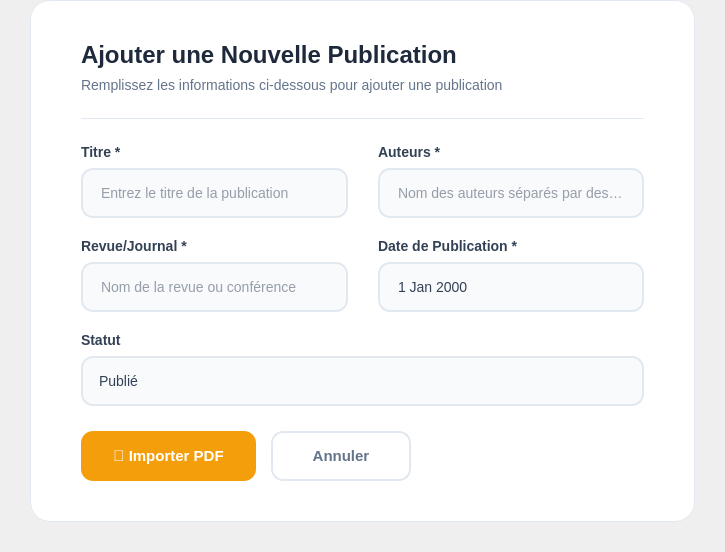
            <widget class="QWidget" name="SR_pageAjout">
             <layout class="QVBoxLayout" name="SR_verticalLayoutAjout">
              <property name="spacing">
               <number>0</number>
              </property>
              <property name="leftMargin">
               <number>30</number>
              </property>
              <property name="topMargin">
               <number>0</number>
              </property>
              <property name="rightMargin">
               <number>30</number>
              </property>
              <property name="bottomMargin">
               <number>30</number>
              </property>
              <item>
               <widget class="QFrame" name="SR_formFrame">
                <property name="styleSheet">
                 <string notr="true">background-color: white;
border-radius: 20px;
border: 1px solid #e2e8f0;</string>
                </property>
                <property name="frameShape">
                 <enum>QFrame::Shape::NoFrame</enum>
                </property>
                <layout class="QVBoxLayout" name="SR_verticalLayoutForm">
                 <property name="spacing">
                  <number>25</number>
                 </property>
                 <property name="leftMargin">
                  <number>50</number>
                 </property>
                 <property name="topMargin">
                  <number>40</number>
                 </property>
                 <property name="rightMargin">
                  <number>50</number>
                 </property>
                 <property name="bottomMargin">
                  <number>40</number>
                 </property>
                 <item>
                  <layout class="QVBoxLayout" name="SR_verticalLayoutFormTitle">
                   <property name="spacing">
                    <number>8</number>
                   </property>
                   <item>
                    <widget class="QLabel" name="SR_formTitle">
                     <property name="styleSheet">
                      <string notr="true">color: #1e293b;
font-size: 24px;
font-weight: 700;
background: transparent;
border: none;</string>
                     </property>
                     <property name="text">
                      <string>Ajouter une Nouvelle Publication</string>
                     </property>
                    </widget>
                   </item>
                   <item>
                    <widget class="QLabel" name="SR_formSubtitle">
                     <property name="styleSheet">
                      <string notr="true">color: #64748b;
font-size: 14px;
background: transparent;
border: none;</string>
                     </property>
                     <property name="text">
                      <string>Remplissez les informations ci-dessous pour ajouter une publication</string>
                     </property>
                    </widget>
                   </item>
                  </layout>
                 </item>
                 <item>
                  <widget class="QFrame" name="SR_lineFrame">
                   <property name="minimumSize">
                    <size>
                     <width>0</width>
                     <height>1</height>
                    </size>
                   </property>
                   <property name="maximumSize">
                    <size>
                     <width>16777215</width>
                     <height>1</height>
                    </size>
                   </property>
                   <property name="styleSheet">
                    <string notr="true">background-color: #e2e8f0;
border: none;</string>
                   </property>
                   <property name="frameShape">
                    <enum>QFrame::Shape::NoFrame</enum>
                   </property>
                  </widget>
                 </item>
                 <item>
                  <layout class="QGridLayout" name="SR_gridLayoutInputs">
                   <property name="horizontalSpacing">
                    <number>30</number>
                   </property>
                   <property name="verticalSpacing">
                    <number>20</number>
                   </property>
                   <item row="0" column="0">
                    <layout class="QVBoxLayout" name="SR_verticalLayoutTitre">
                     <property name="spacing">
                      <number>8</number>
                     </property>
                     <item>
                      <widget class="QLabel" name="SR_labelTitre">
                       <property name="styleSheet">
                        <string notr="true">color: #334155;
font-size: 14px;
font-weight: 600;
background: transparent;
border: none;</string>
                       </property>
                       <property name="text">
                        <string>Titre *</string>
                       </property>
                      </widget>
                     </item>
                     <item>
                      <widget class="QLineEdit" name="SR_lineEditTitre">
                       <property name="minimumSize">
                        <size>
                         <width>0</width>
                         <height>50</height>
                        </size>
                       </property>
                       <property name="styleSheet">
                        <string notr="true">QLineEdit {
    background-color: #f8fafc;
    border: 2px solid #e2e8f0;
    border-radius: 12px;
    padding: 14px 16px;
    font-size: 14px;
    color: #334155;
}
QLineEdit:focus {
    border-color: #3b82f6;
    background-color: white;
}</string>
                       </property>
                       <property name="placeholderText">
                        <string>Entrez le titre de la publication</string>
                       </property>
                      </widget>
                     </item>
                    </layout>
                   </item>
                   <item row="0" column="1">
                    <layout class="QVBoxLayout" name="SR_verticalLayoutAuteurs">
                     <property name="spacing">
                      <number>8</number>
                     </property>
                     <item>
                      <widget class="QLabel" name="SR_labelAuteurs">
                       <property name="styleSheet">
                        <string notr="true">color: #334155;
font-size: 14px;
font-weight: 600;
background: transparent;
border: none;</string>
                       </property>
                       <property name="text">
                        <string>Auteurs *</string>
                       </property>
                      </widget>
                     </item>
                     <item>
                      <widget class="QLineEdit" name="SR_lineEditAuteurs">
                       <property name="minimumSize">
                        <size>
                         <width>0</width>
                         <height>50</height>
                        </size>
                       </property>
                       <property name="styleSheet">
                        <string notr="true">QLineEdit {
    background-color: #f8fafc;
    border: 2px solid #e2e8f0;
    border-radius: 12px;
    padding: 14px 16px;
    font-size: 14px;
    color: #334155;
}
QLineEdit:focus {
    border-color: #3b82f6;
    background-color: white;
}</string>
                       </property>
                       <property name="placeholderText">
                        <string>Nom des auteurs séparés par des virgules</string>
                       </property>
                      </widget>
                     </item>
                    </layout>
                   </item>
                   <item row="1" column="0">
                    <layout class="QVBoxLayout" name="SR_verticalLayoutRevue">
                     <property name="spacing">
                      <number>8</number>
                     </property>
                     <item>
                      <widget class="QLabel" name="SR_labelRevue">
                       <property name="styleSheet">
                        <string notr="true">color: #334155;
font-size: 14px;
font-weight: 600;
background: transparent;
border: none;</string>
                       </property>
                       <property name="text">
                        <string>Revue/Journal *</string>
                       </property>
                      </widget>
                     </item>
                     <item>
                      <widget class="QLineEdit" name="SR_lineEditRevue">
                       <property name="minimumSize">
                        <size>
                         <width>0</width>
                         <height>50</height>
                        </size>
                       </property>
                       <property name="styleSheet">
                        <string notr="true">QLineEdit {
    background-color: #f8fafc;
    border: 2px solid #e2e8f0;
    border-radius: 12px;
    padding: 14px 16px;
    font-size: 14px;
    color: #334155;
}
QLineEdit:focus {
    border-color: #3b82f6;
    background-color: white;
}</string>
                       </property>
                       <property name="placeholderText">
                        <string>Nom de la revue ou conférence</string>
                       </property>
                      </widget>
                     </item>
                    </layout>
                   </item>
                   <item row="1" column="1">
                    <layout class="QVBoxLayout" name="SR_verticalLayoutDate">
                     <property name="spacing">
                      <number>8</number>
                     </property>
                     <item>
                      <widget class="QLabel" name="SR_labelDate">
                       <property name="styleSheet">
                        <string notr="true">color: #334155;
font-size: 14px;
font-weight: 600;
background: transparent;
border: none;</string>
                       </property>
                       <property name="text">
                        <string>Date de Publication *</string>
                       </property>
                      </widget>
                     </item>
                     <item>
                      <widget class="QDateEdit" name="SR_dateEditPublication">
                       <property name="minimumSize">
                        <size>
                         <width>0</width>
                         <height>50</height>
                        </size>
                       </property>
                       <property name="styleSheet">
                        <string notr="true">QDateEdit {
    background-color: #f8fafc;
    border: 2px solid #e2e8f0;
    border-radius: 12px;
    padding: 14px 16px;
    font-size: 14px;
    color: #334155;
}
QDateEdit:focus {
    border-color: #3b82f6;
    background-color: white;
}
QDateEdit::drop-down {
    border: none;
    width: 30px;
}</string>
                       </property>
                       <property name="calendarPopup">
                        <bool>true</bool>
                       </property>
                      </widget>
                     </item>
                    </layout>
                   </item>
                   <item row="2" column="0" colspan="2">
                    <layout class="QVBoxLayout" name="SR_verticalLayoutStatut">
                     <property name="spacing">
                      <number>8</number>
                     </property>
                     <item>
                      <widget class="QLabel" name="SR_labelStatut">
                       <property name="styleSheet">
                        <string notr="true">color: #334155;
font-size: 14px;
font-weight: 600;
background: transparent;
border: none;</string>
                       </property>
                       <property name="text">
                        <string>Statut</string>
                       </property>
                      </widget>
                     </item>
                     <item>
                      <widget class="QComboBox" name="SR_comboBoxStatut">
                       <property name="minimumSize">
                        <size>
                         <width>0</width>
                         <height>50</height>
                        </size>
                       </property>
                       <property name="styleSheet">
                        <string notr="true">QComboBox {
    background-color: #f8fafc;
    border: 2px solid #e2e8f0;
    border-radius: 12px;
    padding: 14px 16px;
    font-size: 14px;
    color: #334155;
}
QComboBox:focus {
    border-color: #3b82f6;
    background-color: white;
}
QComboBox::drop-down {
    border: none;
    width: 30px;
}
QComboBox QAbstractItemView {
    background-color: white;
    border: 1px solid #e2e8f0;
    border-radius: 8px;
    selection-background-color: #eff6ff;
    selection-color: #3b82f6;
    padding: 8px;
}</string>
                       </property>
                       <item>
                        <property name="text">
                         <string>Publié</string>
                        </property>
                       </item>
                       <item>
                        <property name="text">
                         <string>Soumis</string>
                        </property>
                       </item>
                       <item>
                        <property name="text">
                         <string>En révision</string>
                        </property>
                       </item>
                       <item>
                        <property name="text">
                         <string>Accepté</string>
                        </property>
                       </item>
                       <item>
                        <property name="text">
                         <string>Rejeté</string>
                        </property>
                       </item>
                      </widget>
                     </item>
                    </layout>
                   </item>
                  </layout>
                 </item>
                 <item>
                  <layout class="QHBoxLayout" name="SR_horizontalLayoutFormButtons">
                   <property name="spacing">
                    <number>15</number>
                   </property>
                   <item>
                    <spacer name="SR_horizontalSpacerForm">
                     <property name="orientation">
                      <enum>Qt::Orientation::Horizontal</enum>
                     </property>
                     <property name="sizeHint" stdset="0">
                      <size>
                       <width>0</width>
                       <height>0</height>
                      </size>
                     </property>
                    </spacer>
                   </item>
                   <item>
                    <widget class="QPushButton" name="btnUploadPDF">
                     <property name="minimumSize">
                      <size>
                       <width>160</width>
                       <height>50</height>
                      </size>
                     </property>
                     <property name="cursor">
                      <cursorShape>PointingHandCursor</cursorShape>
                     </property>
                     <property name="styleSheet">
                      <string notr="true">QPushButton {
    background-color: #f59e0b;
    color: white;
    border: none;
    border-radius: 12px;
    padding: 14px 32px;
    font-size: 15px;
    font-weight: 600;
}
QPushButton:hover {
    background-color: #d97706;
}</string>
                     </property>
                     <property name="text">
                      <string>📄 Importer PDF</string>
                     </property>
                    </widget>
                   </item>
                   <item>
                    <widget class="QPushButton" name="SR_btnAnnulerAjout">
                     <property name="minimumSize">
                      <size>
                       <width>140</width>
                       <height>50</height>
                      </size>
                     </property>
                     <property name="cursor">
                      <cursorShape>PointingHandCursor</cursorShape>
                     </property>
                     <property name="styleSheet">
                      <string notr="true">QPushButton {
    background-color: white;
    color: #64748b;
    border: 2px solid #e2e8f0;
    border-radius: 12px;
    padding: 14px 32px;
    font-size: 15px;
    font-weight: 600;
}
QPushButton:hover {
    background-color: #f1f5f9;
    border-color: #cbd5e1;
}</string>
                     </property>
                     <property name="text">
                      <string>Annuler</string>
                     </property>
                    </widget>
                   </item>
                   <item>
                    <widget class="QPushButton" name="SR_btnAjouterPublication">
                     <property name="minimumSize">
                      <size>
                       <width>180</width>
                       <height>50</height>
                      </size>
                     </property>
                     <property name="cursor">
                      <cursorShape>PointingHandCursor</cursorShape>
                     </property>
                     <property name="styleSheet">
                      <string notr="true">QPushButton {
    background: qlineargradient(x1:0, y1:0, x2:1, y2:0,
        stop:0 #10b981, stop:1 #3b82f6);
    color: white;
    border: none;
    border-radius: 12px;
    padding: 14px 32px;
    font-size: 15px;
    font-weight: 600;
}
QPushButton:hover {
    background: qlineargradient(x1:0, y1:0, x2:1, y2:0,
        stop:0 #059669, stop:1 #2563eb);
}</string>
                     </property>
                     <property name="text">
                      <string>Ajouter la Publication</string>
                     </property>
                    </widget>
                   </item>
                  </layout>
                 </item>
                </layout>
               </widget>
              </item>
             </layout>
            </widget>
